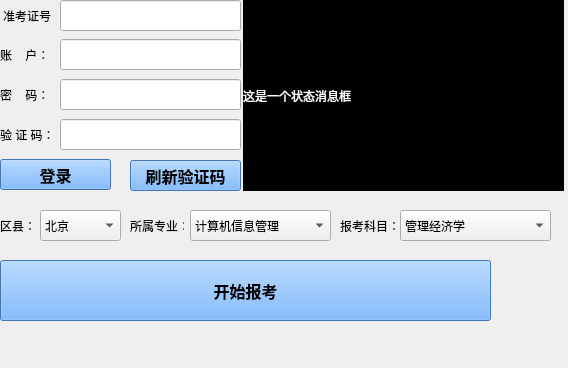
<?xml version="1.0" encoding="UTF-8"?>
<ui version="4.0">
 <class>Form</class>
 <widget class="QWidget" name="Form">
  <property name="geometry">
   <rect>
    <x>0</x>
    <y>0</y>
    <width>568</width>
    <height>368</height>
   </rect>
  </property>
  <property name="windowTitle">
   <string>Form</string>
  </property>
  <property name="autoFillBackground">
   <bool>false</bool>
  </property>
  <property name="inputMethodHints">
   <set>Qt::ImhNone</set>
  </property>
  <widget class="QLabel" name="usernameLabel">
   <property name="geometry">
    <rect>
     <x>0</x>
     <y>39</y>
     <width>51</width>
     <height>31</height>
    </rect>
   </property>
   <property name="text">
    <string>账    户：</string>
   </property>
  </widget>
  <widget class="QLabel" name="passwordLabel">
   <property name="geometry">
    <rect>
     <x>0</x>
     <y>79</y>
     <width>61</width>
     <height>31</height>
    </rect>
   </property>
   <property name="text">
    <string>密    码：</string>
   </property>
  </widget>
  <widget class="QLineEdit" name="usernameEdit">
   <property name="geometry">
    <rect>
     <x>60</x>
     <y>39</y>
     <width>181</width>
     <height>31</height>
    </rect>
   </property>
   <property name="text">
    <string/>
   </property>
  </widget>
  <widget class="QLineEdit" name="passwordEdit">
   <property name="geometry">
    <rect>
     <x>60</x>
     <y>79</y>
     <width>181</width>
     <height>31</height>
    </rect>
   </property>
  </widget>
  <widget class="QLabel" name="codeLabel">
   <property name="geometry">
    <rect>
     <x>0</x>
     <y>119</y>
     <width>61</width>
     <height>31</height>
    </rect>
   </property>
   <property name="text">
    <string>验 证 码：</string>
   </property>
  </widget>
  <widget class="QLineEdit" name="codeEdit">
   <property name="geometry">
    <rect>
     <x>60</x>
     <y>119</y>
     <width>181</width>
     <height>31</height>
    </rect>
   </property>
  </widget>
  <widget class="QPushButton" name="loginButton">
   <property name="geometry">
    <rect>
     <x>0</x>
     <y>159</y>
     <width>111</width>
     <height>31</height>
    </rect>
   </property>
   <property name="font">
    <font>
     <pointsize>12</pointsize>
     <weight>75</weight>
     <bold>true</bold>
    </font>
   </property>
   <property name="layoutDirection">
    <enum>Qt::LeftToRight</enum>
   </property>
   <property name="styleSheet">
    <string notr="true">background-color:rgb(89, 164, 255)</string>
   </property>
   <property name="text">
    <string>登录</string>
   </property>
   <property name="autoDefault">
    <bool>false</bool>
   </property>
   <property name="default">
    <bool>false</bool>
   </property>
  </widget>
  <widget class="QLabel" name="messagelabel">
   <property name="geometry">
    <rect>
     <x>243</x>
     <y>0</y>
     <width>321</width>
     <height>191</height>
    </rect>
   </property>
   <property name="styleSheet">
    <string notr="true">background-color:rgb(0,0,0);
color:rgb(255,255,255)</string>
   </property>
   <property name="text">
    <string>这是一个状态消息框</string>
   </property>
  </widget>
  <widget class="QComboBox" name="countyBox">
   <property name="geometry">
    <rect>
     <x>40</x>
     <y>210</y>
     <width>81</width>
     <height>31</height>
    </rect>
   </property>
   <item>
    <property name="text">
     <string>北京</string>
    </property>
   </item>
  </widget>
  <widget class="QLabel" name="countylabel">
   <property name="geometry">
    <rect>
     <x>0</x>
     <y>210</y>
     <width>41</width>
     <height>31</height>
    </rect>
   </property>
   <property name="text">
    <string>区县：</string>
   </property>
  </widget>
  <widget class="QLabel" name="subjectlabel">
   <property name="geometry">
    <rect>
     <x>340</x>
     <y>210</y>
     <width>61</width>
     <height>31</height>
    </rect>
   </property>
   <property name="text">
    <string>报考科目：</string>
   </property>
  </widget>
  <widget class="QComboBox" name="subjectBox">
   <property name="geometry">
    <rect>
     <x>400</x>
     <y>210</y>
     <width>151</width>
     <height>31</height>
    </rect>
   </property>
   <item>
    <property name="text">
     <string>管理经济学</string>
    </property>
   </item>
  </widget>
  <widget class="QLabel" name="disciplinelabel">
   <property name="geometry">
    <rect>
     <x>130</x>
     <y>220</y>
     <width>54</width>
     <height>12</height>
    </rect>
   </property>
   <property name="text">
    <string>所属专业：</string>
   </property>
  </widget>
  <widget class="QComboBox" name="disciplineBox">
   <property name="geometry">
    <rect>
     <x>190</x>
     <y>210</y>
     <width>141</width>
     <height>31</height>
    </rect>
   </property>
   <item>
    <property name="text">
     <string>计算机信息管理</string>
    </property>
   </item>
  </widget>
  <widget class="QLabel" name="registrationNoLabel">
   <property name="geometry">
    <rect>
     <x>3</x>
     <y>0</y>
     <width>51</width>
     <height>31</height>
    </rect>
   </property>
   <property name="text">
    <string>准考证号：</string>
   </property>
  </widget>
  <widget class="QLineEdit" name="registrationNoEdit">
   <property name="geometry">
    <rect>
     <x>60</x>
     <y>0</y>
     <width>181</width>
     <height>31</height>
    </rect>
   </property>
   <property name="text">
    <string/>
   </property>
  </widget>
  <widget class="QPushButton" name="loginButton_2">
   <property name="geometry">
    <rect>
     <x>0</x>
     <y>260</y>
     <width>491</width>
     <height>61</height>
    </rect>
   </property>
   <property name="font">
    <font>
     <pointsize>12</pointsize>
     <weight>75</weight>
     <bold>true</bold>
    </font>
   </property>
   <property name="layoutDirection">
    <enum>Qt::LeftToRight</enum>
   </property>
   <property name="styleSheet">
    <string notr="true">background-color:rgb(89, 164, 255)</string>
   </property>
   <property name="text">
    <string>开始报考</string>
   </property>
   <property name="autoDefault">
    <bool>false</bool>
   </property>
   <property name="default">
    <bool>false</bool>
   </property>
  </widget>
  <widget class="QPushButton" name="flushCodeButton">
   <property name="geometry">
    <rect>
     <x>130</x>
     <y>160</y>
     <width>111</width>
     <height>31</height>
    </rect>
   </property>
   <property name="font">
    <font>
     <pointsize>12</pointsize>
     <weight>75</weight>
     <bold>true</bold>
    </font>
   </property>
   <property name="layoutDirection">
    <enum>Qt::LeftToRight</enum>
   </property>
   <property name="styleSheet">
    <string notr="true">background-color:rgb(89, 164, 255)</string>
   </property>
   <property name="text">
    <string>刷新验证码</string>
   </property>
   <property name="autoDefault">
    <bool>false</bool>
   </property>
   <property name="default">
    <bool>false</bool>
   </property>
  </widget>
 </widget>
 <resources/>
 <connections/>
</ui>
